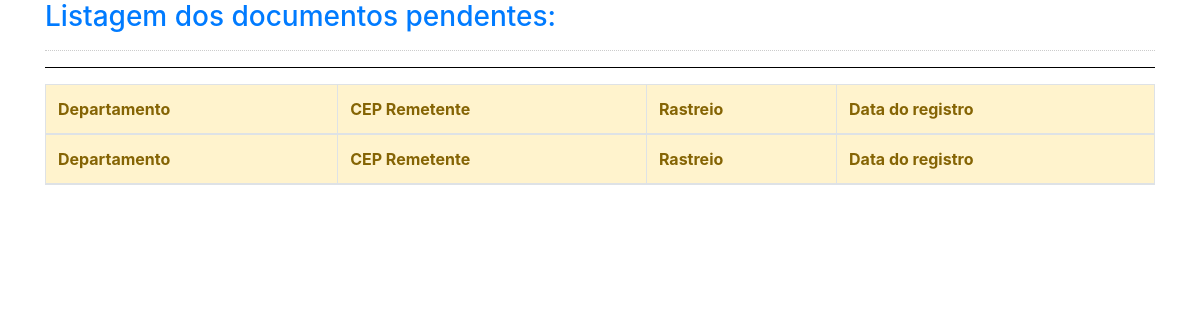
Page /borderos/recebimento on the earlier database version.
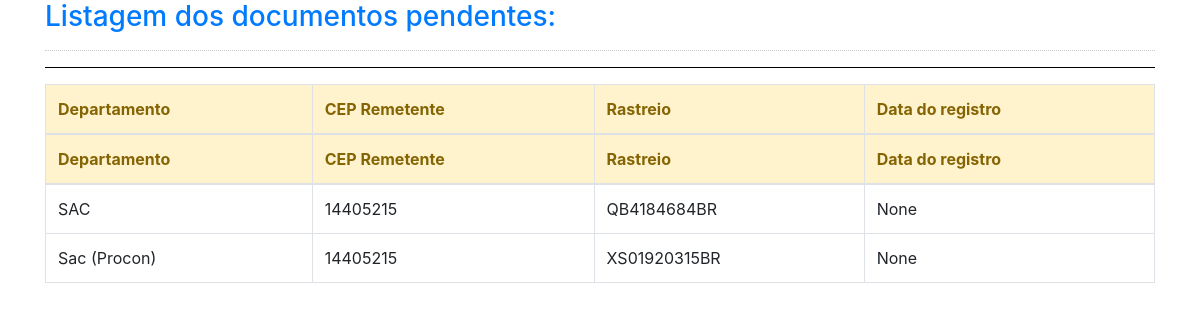
Same page on the later database version.
### recebimentos/models.py (models this page shows, shortened)
class Recebidos(models.Model):
    destinatario = models.CharField(max_length=100, null=False)
    tipo = models.CharField(max_length=100,null=True)
    remetente = models.CharField(max_length=100,null=True)
    cep_remetente = models.CharField(max_length=100,null=True)
    rastreio = models.CharField(max_length=100,null=True, unique=True, blank=True)
    ar_anexa = models.CharField(max_length=100,null=True)
    departamento = models.ForeignKey(Setores, on_delete=models.PROTECT)
    data_recebimento = models.DateTimeField (default=timezone.now, blank=True)
    data_att = models.DateTimeField(null=True)
    status = models.CharField(max_length=100,null=True)
    forma_entrega = models.CharField(max_length=100,null=True)
    data_entrega = models.DateField(blank=True, null=True)
    observacao = models.CharField(max_length=200, blank=True, null=True)

class Setores(models.Model):
    departamento = models.CharField(max_length=100,null=True,blank=False, unique=True)
    def __str__(self):
        return self.departamento

### bordero/views.py (the view)
# urls.py: path('recebimento', recebido_bord),
def recebido_bord(request):
    bd = Recebidos.objects.filter(~Q(status='Entregue'))  # ~Q funciona como negação da operação lógica
    return render(request, 'recebido_bord.html', {'bd': bd})

### bordero/templates/recebido_bord.html
{% extends 'base_bord_recebimento.html' %}
{% block body %}
<hr style="border-top:1px solid #000; clear:both;"/>
<table id="example" class="table table-bordered" style="margin-left:auto; margin-right:auto">
    <thead class="alert-warning">
        <tr>
            <th>Departamento</th>
            <th>CEP Remetente</th>
            <th>Rastreio</th>
            <th>Data do registro</th>
        </tr>
    </thead>
    <tbody>
        {% for dado in bd %}
        <tr>
            <td>{{dado.departamento}}</td>
            <td>{{dado.cep_remetente}}</td>
            <td>{{dado.rastreio}}</td>
            <td>{{dado.data_att}}</td>
        </tr>
        {% endfor %}
    </tbody>
</table>
{% endblock %}

Differences in the rows shown:
added Recebidos: departamento "SAC", cep_remetente "14405215", rastreio "QB4184684BR", data_att "None"
added Recebidos: departamento "Sac (Procon)", cep_remetente "14405215", rastreio "XS01920315BR", data_att "None"
